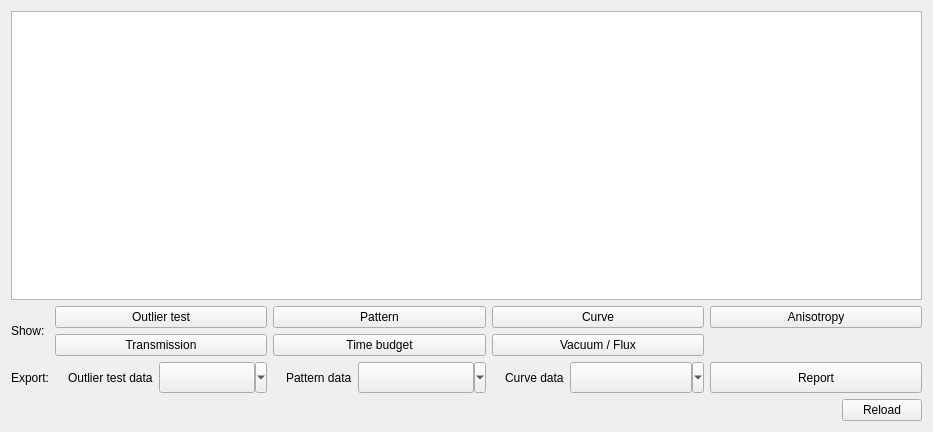
<?xml version="1.0" encoding="UTF-8"?>
<ui version="4.0">
 <class>Form</class>
 <widget class="QWidget" name="Form">
  <property name="geometry">
   <rect>
    <x>0</x>
    <y>0</y>
    <width>933</width>
    <height>432</height>
   </rect>
  </property>
  <property name="windowTitle">
   <string>Results</string>
  </property>
  <property name="windowIcon">
   <iconset resource="../../resource/icons/icons.qrc">
    <normaloff>:/icons/results.svg</normaloff>:/icons/results.svg</iconset>
  </property>
  <layout class="QVBoxLayout" name="verticalLayout">
   <item>
    <widget class="QTreeView" name="treeView">
     <property name="sizePolicy">
      <sizepolicy hsizetype="MinimumExpanding" vsizetype="Expanding">
       <horstretch>0</horstretch>
       <verstretch>0</verstretch>
      </sizepolicy>
     </property>
     <property name="minimumSize">
      <size>
       <width>600</width>
       <height>200</height>
      </size>
     </property>
     <property name="horizontalScrollBarPolicy">
      <enum>Qt::ScrollBarAlwaysOff</enum>
     </property>
     <property name="sizeAdjustPolicy">
      <enum>QAbstractScrollArea::AdjustToContentsOnFirstShow</enum>
     </property>
     <property name="alternatingRowColors">
      <bool>true</bool>
     </property>
     <property name="selectionMode">
      <enum>QAbstractItemView::ExtendedSelection</enum>
     </property>
     <property name="rootIsDecorated">
      <bool>false</bool>
     </property>
     <property name="uniformRowHeights">
      <bool>true</bool>
     </property>
     <property name="sortingEnabled">
      <bool>true</bool>
     </property>
     <property name="allColumnsShowFocus">
      <bool>true</bool>
     </property>
    </widget>
   </item>
   <item>
    <layout class="QGridLayout" name="gridLayout">
     <item row="1" column="3">
      <widget class="QPushButton" name="vacuumFluxPushButton">
       <property name="sizePolicy">
        <sizepolicy hsizetype="MinimumExpanding" vsizetype="Fixed">
         <horstretch>1</horstretch>
         <verstretch>0</verstretch>
        </sizepolicy>
       </property>
       <property name="text">
        <string>Vacuum / Flux</string>
       </property>
       <property name="icon">
        <iconset resource="../../resource/icons/icons.qrc">
         <normaloff>:/icons/vacuum.svg</normaloff>:/icons/vacuum.svg</iconset>
       </property>
       <property name="iconSize">
        <size>
         <width>24</width>
         <height>24</height>
        </size>
       </property>
      </widget>
     </item>
     <item row="0" column="2">
      <widget class="QPushButton" name="show2DPushButton">
       <property name="sizePolicy">
        <sizepolicy hsizetype="MinimumExpanding" vsizetype="Fixed">
         <horstretch>1</horstretch>
         <verstretch>0</verstretch>
        </sizepolicy>
       </property>
       <property name="text">
        <string>Pattern</string>
       </property>
       <property name="icon">
        <iconset resource="../../resource/icons/icons.qrc">
         <normaloff>:/icons/saxspattern.svg</normaloff>:/icons/saxspattern.svg</iconset>
       </property>
       <property name="iconSize">
        <size>
         <width>24</width>
         <height>24</height>
        </size>
       </property>
      </widget>
     </item>
     <item row="2" column="4">
      <widget class="QToolButton" name="exportReportPushButton">
       <property name="sizePolicy">
        <sizepolicy hsizetype="MinimumExpanding" vsizetype="Preferred">
         <horstretch>1</horstretch>
         <verstretch>0</verstretch>
        </sizepolicy>
       </property>
       <property name="text">
        <string>Report</string>
       </property>
       <property name="icon">
        <iconset theme="x-office-document">
         <normaloff>.</normaloff>.</iconset>
       </property>
       <property name="iconSize">
        <size>
         <width>24</width>
         <height>24</height>
        </size>
       </property>
       <property name="toolButtonStyle">
        <enum>Qt::ToolButtonTextBesideIcon</enum>
       </property>
      </widget>
     </item>
     <item row="2" column="0">
      <widget class="QLabel" name="label_2">
       <property name="text">
        <string>Export:</string>
       </property>
      </widget>
     </item>
     <item row="0" column="3">
      <widget class="QPushButton" name="showCurvePushButton">
       <property name="sizePolicy">
        <sizepolicy hsizetype="MinimumExpanding" vsizetype="Fixed">
         <horstretch>1</horstretch>
         <verstretch>0</verstretch>
        </sizepolicy>
       </property>
       <property name="text">
        <string>Curve</string>
       </property>
       <property name="icon">
        <iconset resource="../../resource/icons/icons.qrc">
         <normaloff>:/icons/saxscurve.svg</normaloff>:/icons/saxscurve.svg</iconset>
       </property>
       <property name="iconSize">
        <size>
         <width>24</width>
         <height>24</height>
        </size>
       </property>
      </widget>
     </item>
     <item row="0" column="0" rowspan="2">
      <widget class="QLabel" name="label">
       <property name="text">
        <string>Show:</string>
       </property>
      </widget>
     </item>
     <item row="0" column="4">
      <widget class="QPushButton" name="anisotropyPushButton">
       <property name="sizePolicy">
        <sizepolicy hsizetype="MinimumExpanding" vsizetype="Fixed">
         <horstretch>1</horstretch>
         <verstretch>0</verstretch>
        </sizepolicy>
       </property>
       <property name="text">
        <string>Anisotropy</string>
       </property>
       <property name="icon">
        <iconset resource="../../resource/icons/icons.qrc">
         <normaloff>:/icons/anisotropy.svg</normaloff>:/icons/anisotropy.svg</iconset>
       </property>
       <property name="iconSize">
        <size>
         <width>24</width>
         <height>24</height>
        </size>
       </property>
      </widget>
     </item>
     <item row="1" column="2">
      <widget class="QPushButton" name="timeBudgetPushButton">
       <property name="sizePolicy">
        <sizepolicy hsizetype="MinimumExpanding" vsizetype="Fixed">
         <horstretch>1</horstretch>
         <verstretch>0</verstretch>
        </sizepolicy>
       </property>
       <property name="text">
        <string>Time budget</string>
       </property>
       <property name="icon">
        <iconset resource="../../resource/icons/icons.qrc">
         <normaloff>:/icons/wristwatch.svg</normaloff>:/icons/wristwatch.svg</iconset>
       </property>
       <property name="iconSize">
        <size>
         <width>24</width>
         <height>24</height>
        </size>
       </property>
      </widget>
     </item>
     <item row="1" column="1">
      <widget class="QPushButton" name="transmissionPushButton">
       <property name="sizePolicy">
        <sizepolicy hsizetype="MinimumExpanding" vsizetype="Fixed">
         <horstretch>1</horstretch>
         <verstretch>0</verstretch>
        </sizepolicy>
       </property>
       <property name="text">
        <string>Transmission</string>
       </property>
       <property name="icon">
        <iconset resource="../../resource/icons/icons.qrc">
         <normaloff>:/icons/transmission.svg</normaloff>:/icons/transmission.svg</iconset>
       </property>
       <property name="iconSize">
        <size>
         <width>24</width>
         <height>24</height>
        </size>
       </property>
      </widget>
     </item>
     <item row="0" column="1">
      <widget class="QPushButton" name="outlierTestPushButton">
       <property name="sizePolicy">
        <sizepolicy hsizetype="MinimumExpanding" vsizetype="Fixed">
         <horstretch>1</horstretch>
         <verstretch>0</verstretch>
        </sizepolicy>
       </property>
       <property name="text">
        <string>Outlier test</string>
       </property>
       <property name="icon">
        <iconset resource="../../resource/icons/icons.qrc">
         <normaloff>:/icons/outliers.svg</normaloff>:/icons/outliers.svg</iconset>
       </property>
       <property name="iconSize">
        <size>
         <width>24</width>
         <height>24</height>
        </size>
       </property>
      </widget>
     </item>
     <item row="2" column="1">
      <layout class="QHBoxLayout" name="horizontalLayout_2">
       <item>
        <widget class="QLabel" name="label_3">
         <property name="maximumSize">
          <size>
           <width>24</width>
           <height>24</height>
          </size>
         </property>
         <property name="text">
          <string/>
         </property>
         <property name="pixmap">
          <pixmap resource="../../resource/icons/icons.qrc">:/icons/outliers.svg</pixmap>
         </property>
         <property name="scaledContents">
          <bool>true</bool>
         </property>
        </widget>
       </item>
       <item>
        <widget class="QLabel" name="label_4">
         <property name="text">
          <string>Outlier test data</string>
         </property>
        </widget>
       </item>
       <item>
        <widget class="QToolButton" name="exportOutliersToolButton">
         <property name="sizePolicy">
          <sizepolicy hsizetype="MinimumExpanding" vsizetype="Preferred">
           <horstretch>1</horstretch>
           <verstretch>0</verstretch>
          </sizepolicy>
         </property>
         <property name="text">
          <string/>
         </property>
         <property name="iconSize">
          <size>
           <width>24</width>
           <height>24</height>
          </size>
         </property>
         <property name="popupMode">
          <enum>QToolButton::MenuButtonPopup</enum>
         </property>
         <property name="toolButtonStyle">
          <enum>Qt::ToolButtonIconOnly</enum>
         </property>
        </widget>
       </item>
      </layout>
     </item>
     <item row="2" column="2">
      <layout class="QHBoxLayout" name="horizontalLayout_3">
       <item>
        <widget class="QLabel" name="label_5">
         <property name="maximumSize">
          <size>
           <width>24</width>
           <height>24</height>
          </size>
         </property>
         <property name="text">
          <string/>
         </property>
         <property name="pixmap">
          <pixmap resource="../../resource/icons/icons.qrc">:/icons/saxspattern.svg</pixmap>
         </property>
         <property name="scaledContents">
          <bool>true</bool>
         </property>
        </widget>
       </item>
       <item>
        <widget class="QLabel" name="label_6">
         <property name="text">
          <string>Pattern data</string>
         </property>
        </widget>
       </item>
       <item>
        <widget class="QToolButton" name="exportPatternsToolButton">
         <property name="sizePolicy">
          <sizepolicy hsizetype="MinimumExpanding" vsizetype="Preferred">
           <horstretch>1</horstretch>
           <verstretch>0</verstretch>
          </sizepolicy>
         </property>
         <property name="iconSize">
          <size>
           <width>24</width>
           <height>24</height>
          </size>
         </property>
         <property name="popupMode">
          <enum>QToolButton::MenuButtonPopup</enum>
         </property>
         <property name="toolButtonStyle">
          <enum>Qt::ToolButtonIconOnly</enum>
         </property>
        </widget>
       </item>
      </layout>
     </item>
     <item row="2" column="3">
      <layout class="QHBoxLayout" name="horizontalLayout_4">
       <item>
        <widget class="QLabel" name="label_7">
         <property name="maximumSize">
          <size>
           <width>24</width>
           <height>24</height>
          </size>
         </property>
         <property name="text">
          <string/>
         </property>
         <property name="pixmap">
          <pixmap resource="../../resource/icons/icons.qrc">:/icons/saxscurve.svg</pixmap>
         </property>
         <property name="scaledContents">
          <bool>true</bool>
         </property>
        </widget>
       </item>
       <item>
        <widget class="QLabel" name="label_8">
         <property name="text">
          <string>Curve data</string>
         </property>
        </widget>
       </item>
       <item>
        <widget class="QToolButton" name="exportCurvesToolButton">
         <property name="sizePolicy">
          <sizepolicy hsizetype="MinimumExpanding" vsizetype="Preferred">
           <horstretch>1</horstretch>
           <verstretch>0</verstretch>
          </sizepolicy>
         </property>
         <property name="iconSize">
          <size>
           <width>24</width>
           <height>24</height>
          </size>
         </property>
         <property name="popupMode">
          <enum>QToolButton::MenuButtonPopup</enum>
         </property>
         <property name="toolButtonStyle">
          <enum>Qt::ToolButtonIconOnly</enum>
         </property>
        </widget>
       </item>
      </layout>
     </item>
    </layout>
   </item>
   <item>
    <layout class="QHBoxLayout" name="horizontalLayout">
     <item>
      <spacer name="horizontalSpacer">
       <property name="orientation">
        <enum>Qt::Horizontal</enum>
       </property>
       <property name="sizeHint" stdset="0">
        <size>
         <width>0</width>
         <height>20</height>
        </size>
       </property>
      </spacer>
     </item>
     <item>
      <widget class="QPushButton" name="reloadPushButton">
       <property name="text">
        <string>Reload</string>
       </property>
       <property name="icon">
        <iconset theme="view-refresh">
         <normaloff>.</normaloff>.</iconset>
       </property>
      </widget>
     </item>
    </layout>
   </item>
  </layout>
  <action name="actionASCII_txt">
   <property name="icon">
    <iconset resource="../../resource/icons/icons.qrc">
     <normaloff>:/icons/ascii.svg</normaloff>:/icons/ascii.svg</iconset>
   </property>
   <property name="text">
    <string>ASCII (.txt)</string>
   </property>
   <property name="toolTip">
    <string>Export scattering curves as ASCII files</string>
   </property>
  </action>
  <action name="actionATSAS">
   <property name="icon">
    <iconset resource="../../resource/icons/icons.qrc">
     <normaloff>:/icons/atsas.svg</normaloff>:/icons/atsas.svg</iconset>
   </property>
   <property name="text">
    <string>ATSAS (*.dat)</string>
   </property>
   <property name="toolTip">
    <string>Export scattering curves as ATSAS files</string>
   </property>
  </action>
  <action name="actionRSR">
   <property name="icon">
    <iconset resource="../../resource/icons/icons.qrc">
     <normaloff>:/icons/rsr.svg</normaloff>:/icons/rsr.svg</iconset>
   </property>
   <property name="text">
    <string>RSR (*.rsr)</string>
   </property>
   <property name="toolTip">
    <string>Export scattering curves as RSR files</string>
   </property>
  </action>
  <action name="actionPDH">
   <property name="icon">
    <iconset resource="../../resource/icons/icons.qrc">
     <normaloff>:/icons/pdh.svg</normaloff>:/icons/pdh.svg</iconset>
   </property>
   <property name="text">
    <string>PDH (*.pdh)</string>
   </property>
   <property name="toolTip">
    <string>Export scattering curves as PDH files</string>
   </property>
  </action>
  <action name="actionExcel">
   <property name="icon">
    <iconset theme="x-office-spreadsheet">
     <normaloff>.</normaloff>.</iconset>
   </property>
   <property name="text">
    <string>Microsoft(R) Excel (TM)</string>
   </property>
   <property name="toolTip">
    <string>Export scattering curves as spreadsheets</string>
   </property>
  </action>
  <action name="actionPatternNumpy_NPZ">
   <property name="icon">
    <iconset resource="../../resource/icons/icons.qrc">
     <normaloff>:/icons/numpylogoicon.svg</normaloff>:/icons/numpylogoicon.svg</iconset>
   </property>
   <property name="text">
    <string>Numpy NPZ</string>
   </property>
   <property name="toolTip">
    <string>Export SAXS patterns as Numpy NPZ files</string>
   </property>
  </action>
  <action name="actionPatternMatlab">
   <property name="icon">
    <iconset resource="../../resource/icons/icons.qrc">
     <normaloff>:/icons/matlablogo.png</normaloff>:/icons/matlablogo.png</iconset>
   </property>
   <property name="text">
    <string>Matlab(R)</string>
   </property>
   <property name="toolTip">
    <string>Export SAXS patterns as Matlab(R) matrix files</string>
   </property>
  </action>
  <action name="actionPatternASCII">
   <property name="icon">
    <iconset resource="../../resource/icons/icons.qrc">
     <normaloff>:/icons/ascii.svg</normaloff>:/icons/ascii.svg</iconset>
   </property>
   <property name="text">
    <string>ASCII</string>
   </property>
   <property name="toolTip">
    <string>Export SAXS patterns as ASCII files</string>
   </property>
  </action>
  <action name="actionPatternAsciiGZip">
   <property name="icon">
    <iconset resource="../../resource/icons/icons.qrc">
     <normaloff>:/icons/ascii_gzip.svg</normaloff>:/icons/ascii_gzip.svg</iconset>
   </property>
   <property name="text">
    <string>GZip'd ASCII</string>
   </property>
   <property name="toolTip">
    <string>Export SAXS patterns as compressed ASCII files</string>
   </property>
  </action>
  <action name="actionCmatNumpy_NPZ">
   <property name="icon">
    <iconset resource="../../resource/icons/icons.qrc">
     <normaloff>:/icons/numpylogoicon.svg</normaloff>:/icons/numpylogoicon.svg</iconset>
   </property>
   <property name="text">
    <string>Numpy NPZ</string>
   </property>
   <property name="toolTip">
    <string>Export correlation matrices as Numpy NPZ files</string>
   </property>
  </action>
  <action name="actionCmatMatlab">
   <property name="icon">
    <iconset resource="../../resource/icons/icons.qrc">
     <normaloff>:/icons/matlablogo.png</normaloff>:/icons/matlablogo.png</iconset>
   </property>
   <property name="text">
    <string>Matlab(R)</string>
   </property>
   <property name="toolTip">
    <string>Export correlation matrices as Matlab(R) matrix files</string>
   </property>
  </action>
  <action name="actionCmatASCII">
   <property name="icon">
    <iconset resource="../../resource/icons/icons.qrc">
     <normaloff>:/icons/ascii.svg</normaloff>:/icons/ascii.svg</iconset>
   </property>
   <property name="text">
    <string>ASCII</string>
   </property>
   <property name="toolTip">
    <string>Export correlation matrices as ASCII files</string>
   </property>
  </action>
  <action name="actionCmatAsciiGZip">
   <property name="icon">
    <iconset resource="../../resource/icons/icons.qrc">
     <normaloff>:/icons/ascii_gzip.svg</normaloff>:/icons/ascii_gzip.svg</iconset>
   </property>
   <property name="text">
    <string>GZip'd ASCII</string>
   </property>
   <property name="toolTip">
    <string>Export correlation matrices as compressed ASCII files</string>
   </property>
  </action>
 </widget>
 <tabstops>
  <tabstop>treeView</tabstop>
  <tabstop>outlierTestPushButton</tabstop>
  <tabstop>show2DPushButton</tabstop>
  <tabstop>showCurvePushButton</tabstop>
  <tabstop>anisotropyPushButton</tabstop>
  <tabstop>transmissionPushButton</tabstop>
  <tabstop>timeBudgetPushButton</tabstop>
  <tabstop>vacuumFluxPushButton</tabstop>
  <tabstop>exportReportPushButton</tabstop>
  <tabstop>reloadPushButton</tabstop>
 </tabstops>
 <resources>
  <include location="../../resource/icons/icons.qrc"/>
 </resources>
 <connections/>
</ui>
